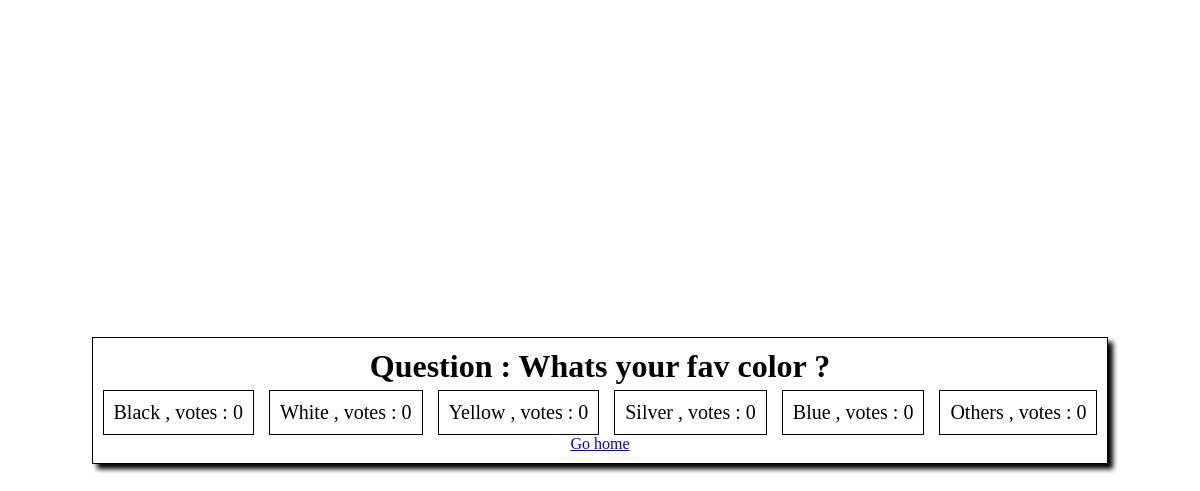
Page /sondage/1/results on the committed database.
### sondage/models.py (models this page shows, shortened)
class Question(models.Model):
    question_text = models.CharField(max_length=200)
    date_pub = models.DateTimeField("Date of publiction")
    nbvotes = models.IntegerField(default=0)

class Choice(models.Model):
    question = models.ForeignKey(Question , on_delete=models.CASCADE)
    choice_text = models.CharField(max_length=200)
    votes = models.IntegerField(default=0)

### sondage/views.py (the view)
# urls.py: path('<int:pk>/results' , views.ResultView.as_view() , name="results"),
class ResultView(generic.DetailView):
    model = Question
    template_name = "sondage/results.html"

### sondage/templates/sondage/results.html (shortened to what this page needs)
{% load static %}
<link rel="stylesheet" href="{% static 'sondage/results.css' %}" />
<div id="main">
    <h1>Question : {{question.question_text}} </h1>
    <div id="b-ans">
        {% for choice in question.choice_set.all %}
            <div id="ans"> {{choice.choice_text}} , votes : {{choice.votes}} </div>
        {% endfor %}
    </div>
    <a href="{% url 'sondage:index' %}" >Go home</a>
</div>

### sondage/static/sondage/results.css (style rules this page uses)
* { margin:0; padding:0; }
#main { text-align: center; border:solid 1px; padding: 10px; box-shadow: 5px 5px 5px; }
#b-ans { display: flex; flex-direction: row; justify-content: space-evenly; align-items: center; gap:15px; }
#main #ans { border:solid 1px; font-size: 20px; margin-top:5px; padding:10px; }

### rows in the picture
Question: question_text "Whats your fav color ?"
Choice: choice_text "Black", votes "0"
Choice: choice_text "White", votes "0"
Choice: choice_text "Yellow", votes "0"
Choice: choice_text "Silver", votes "0"
Choice: choice_text "Blue", votes "0"
Choice: choice_text "Others", votes "0"
